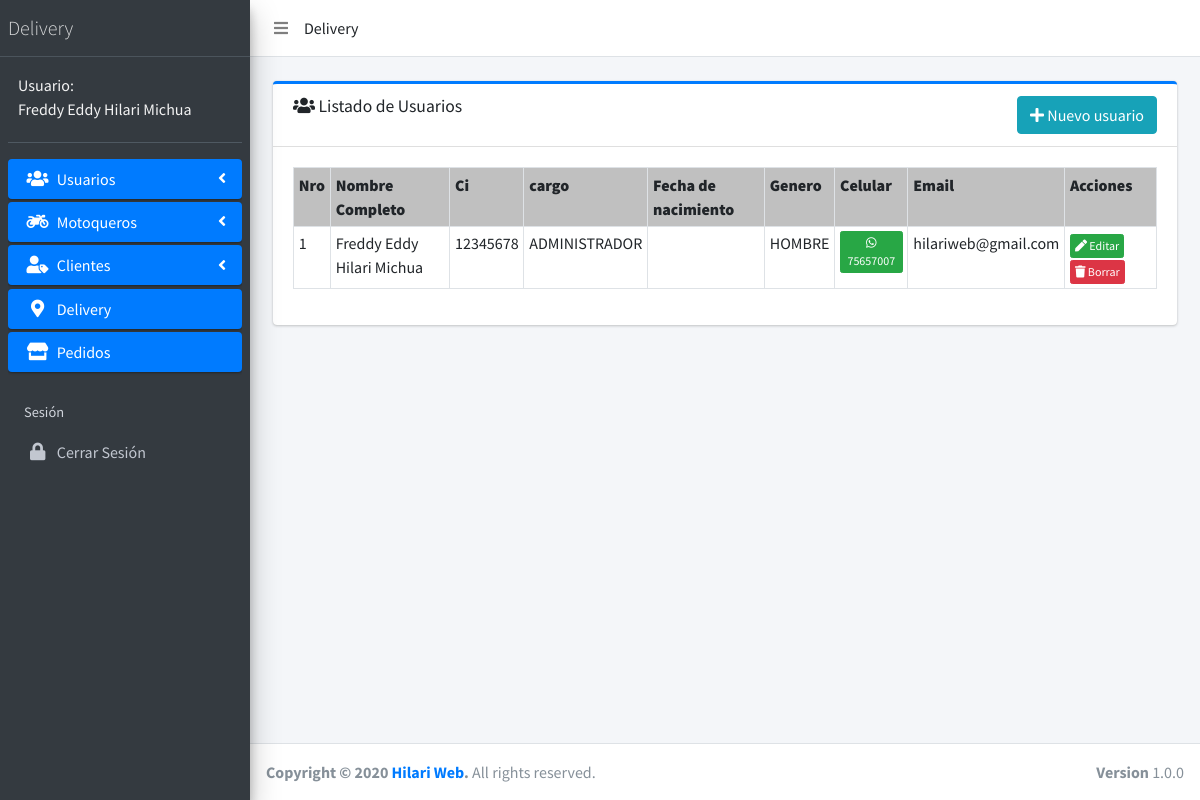
The app's page /usuarios/index.php (signed in) with its own data.
### tables this page shows
CREATE TABLE `tb_usuarios` (
  `id` int(11) NOT NULL,
  `nombres` varchar(512) DEFAULT NULL,
  `ap_paterno` varchar(512) DEFAULT NULL,
  `ap_materno` varchar(512) DEFAULT NULL,
  `ci` varchar(512) DEFAULT NULL,
  `expedido` varchar(512) DEFAULT NULL,
  `fecha_nacimiento` varchar(512) DEFAULT NULL,
  `genero` varchar(512) DEFAULT NULL,
  `celular` varchar(512) DEFAULT NULL,
  `foto_perfil` text DEFAULT NULL,
  `email` varchar(512) DEFAULT NULL,
  `password` varchar(512) DEFAULT NULL,
  `token` varchar(512) DEFAULT NULL,
  `cargo` varchar(512) DEFAULT NULL,
  `placa` varchar(512) DEFAULT NULL,
  `extra1` varchar(512) DEFAULT NULL,
  `extra2` varchar(512) DEFAULT NULL,
  `extra3` varchar(512) DEFAULT NULL,
  `user_creacion` varchar(512) DEFAULT NULL,
  `user_actualizacion` varchar(512) DEFAULT NULL,
  `user_eliminacion` varchar(512) DEFAULT NULL,
  `fyh_creacion` datetime DEFAULT NULL,
  `fyh_actualizacion` datetime DEFAULT NULL,
  `fyh_eliminacion` datetime DEFAULT NULL,
  `estado` varchar(255) DEFAULT NULL
);

### app/config/config.php (called while the page is built, shortened)
<?php
$URL = 'http://localhost/sisdelivery';

### web/usuarios/index.php (the view, shortened to what this page needs)
<?php include('../../app/config/config.php');
if(isset($_SESSION['u_usuario'])) {
    $user = $_SESSION['u_usuario'];
    $query = $pdo->prepare("SELECT * FROM tb_usuarios WHERE email = '$user' AND estado ='1'");
    $query->execute();
    $usuarios = $query->fetchAll(PDO::FETCH_ASSOC);
    foreach ($usuarios as $usuario) {
        $ap_paterno_s = $usuario['ap_paterno'];
        $ap_materno_s = $usuario['ap_materno'];
        $nombres_s = $usuario['nombres'];
        $cargo_s = $usuario['cargo'];
    }
    ?>
    <!DOCTYPE html>
    <html>
    <head>
        <?php include('../../layout/head.php');?>
    </head>
    <body class="hold-transition sidebar-mini layout-fixed">
    <div class="wrapper">
        <?php include('../../layout/menu.php');?>
        <div class="content-wrapper">
            <section class="content">
                <div class="container-fluid">
                    <div class="container">
                        <br>
                        <div class="card card-primary card-outline">
                            <div class="card-header">
                                <h3 class="card-title"><span class="fa fa-users"></span> Listado de Usuarios</h3>
                                <div style="float:right;">
                                    <a href="create.php" class="btn btn-info pull-right"> <span class="fa fa-plus"></span> Nuevo usuario</a>
                                </div>
                            </div>
                            <div class="card-body">
                                <div class="row">
                                    <div class="col-md-12">
                                        <table class="table table-bordered table-sm">
                                            <th style="background: #c0c0c0"><b>Nro</b></th>
                                            <th style="background: #c0c0c0"><b>Nombre Completo</b></th>
                                            <th style="background: #c0c0c0"><b>Ci</b></th>
                                            <th style="background: #c0c0c0"><b>cargo</b></th>
                                            <th style="background: #c0c0c0"><b>Fecha de nacimiento</b></th>
                                            <th style="background: #c0c0c0"><b>Genero</b></th>
                                            <th style="background: #c0c0c0"><b>Celular</b></th>
                                            <th style="background: #c0c0c0"><b>Email</b></th>
                                            <th style="background: #c0c0c0"><b>Acciones</b></th>
                                           <?php
                                           $contador = 0;
                                           $query2 = $pdo->prepare("SELECT * FROM tb_usuarios WHERE cargo = 'ADMINISTRADOR' AND estado ='1'");
                                           $query2->execute();
                                           $usuarios2 = $query2->fetchAll(PDO::FETCH_ASSOC);
                                           foreach ($usuarios2 as $usuario2) {
                                               $id_usuario = $usuario2['id'];
                                               $ap_paterno = $usuario2['ap_paterno'];
                                               $ap_materno = $usuario2['ap_materno'];
                                               $nombres = $usuario2['nombres'];
                                               $ci = $usuario2['ci'];
                                               $genero = $usuario2['genero'];
                                               $celular = $usuario2['celular'];
                                               $email = $usuario2['email'];
                                               $fecha_nacimiento = $usuario2['fecha_nacimiento'];
                                               $cargo = $usuario2['cargo'];
                                               $contador = $contador + 1;
                                               ?>
                                               <tr>
                                                   <td><?php echo $contador;?></td>
                                                   <td><?php echo $nombres." ".$ap_paterno." ".$ap_materno;?></td>
                                                   <td><?php echo $ci;?></td>
                                                   <td><?php echo $cargo;?></td>
                                                   <td><?php echo $fecha_nacimiento;?></td>
                                                   <td><?php echo $genero;?></td>
                                                   <td>
                                                       <a href="<?php echo "https://api.whatsapp.com/send?phone=591".$celular  ;?>"
                                                          class="btn btn-success btn-xs" target="_blank">
                                                           <i class="fab fa-whatsapp"></i>
                                                           <?php echo $celular;?>
                                                       </a>
                                                   </td>
                                                   <td><?php echo $email;?></td>
                                                   <td>
                                                       <a href="update.php?id=<?php echo $id_usuario;?>" class="btn btn-success btn-xs">
                                                           <span class="fa fa-pen"></span> Editar</a>
                                                       <a href="delete.php?id=<?php echo $id_usuario;?>" class="btn btn-danger btn-xs">
                                                           <span class="fa fa-trash"></span> Borrar</a>
                                                   </td>
                                               </tr>
                                               <?php
                                           }
                                           ?>
                                        </table>
                                    </div>
                                </div>
                            </div>
                        </div>
                    </div>
                </div>
            </section>
        </div>
        <?php include('../../layout/footer.php');?>
    </div>
    </body>
    </html>
    <?php
}else{
    header("Location: $URL/login");
}
?>

### layout/menu.php (shortened to what this page needs)
<nav class="main-header navbar navbar-expand navbar-white navbar-light">
    <ul class="navbar-nav">
        <li class="nav-item">
            <a class="nav-link" data-widget="pushmenu" href="#" role="button"><i class="fas fa-bars"></i></a>
        </li>
    </ul>
    Delivery
</nav>
<aside class="main-sidebar sidebar-dark-primary elevation-4">
    <a href="<?php echo $URL;?>" class="brand-link">
        <span class="brand-text font-weight-light"> Delivery</span>
    </a>
    <div class="sidebar">
        <div class="user-panel mt-3 pb-3 mb-3 d-flex">
            <div class="info" style="margin-top: -5px">
                <a href="#" class="d-block" style="color: #f3f3f3">Usuario: <br><?php echo $nombres_s." ".$ap_paterno_s." ".$ap_materno_s;?></a>
            </div>
        </div>
        <nav class="mt-2">
            <ul class="nav nav-pills nav-sidebar flex-column" data-widget="treeview" role="menu" data-accordion="false">
               <?php
               if($cargo_s == "ADMINISTRADOR"){ ?>
                   <li class="nav-item has-treeview">
                       <a href="<?php echo $URL;?>/web/usuarios/" class="nav-link active">
                           <i class="nav-icon fas fa-users"></i>
                           <p>
                               Usuarios
                               <i class="right fas fa-angle-left"></i>
                           </p>
                       </a>
                   </li>
                   <li class="nav-item has-treeview">
                       <a href="<?php echo $URL;?>/web/motoqueros/" class="nav-link active">
                           <i class="nav-icon fas fa-motorcycle"></i>
                           <p>
                               Motoqueros
                               <i class="right fas fa-angle-left"></i>
                           </p>
                       </a>
                   </li>
                   <li class="nav-item has-treeview">
                       <a href="<?php echo $URL;?>/web/clientes/" class="nav-link active">
                           <i class="nav-icon fas fa-user-tag"></i>
                           <p>
                               Clientes
                               <i class="right fas fa-angle-left"></i>
                           </p>
                       </a>
                   </li>
                   <li class="nav-item">
                       <a href="<?php echo $URL;?>/web/delivery" class="nav-link active">
                           <i class="nav-icon fas fa-map-marker-alt"></i>
                           <p>
                               Delivery
                           </p>
                       </a>
                   </li>
                   <li class="nav-item">
                       <a href="<?php echo $URL;?>/web/pedidos" class="nav-link active">
                           <i class="nav-icon fas fa-store"></i>
                           <p>
                               Pedidos
                           </p>
                       </a>
                   </li>
                <?php
               }
               ?>
                <li class="nav-header">Sesión</li>
                <li class="nav-item">
                    <a href="<?php echo $URL;?>/login/cerrarsesion.php" class="nav-link">
                        <i class="nav-icon fas fa-lock"></i>
                        <p>Cerrar Sesión</p>
                    </a>
                </li>
            </ul>
        </nav>
    </div>
</aside>

### records on screen
tb_usuarios: nombres "Freddy Eddy", ap_paterno "Hilari", ap_materno "Michua", ci "12345678", cargo "ADMINISTRADOR", genero "HOMBRE", celular "75657007", email "hilariweb@gmail.com"
